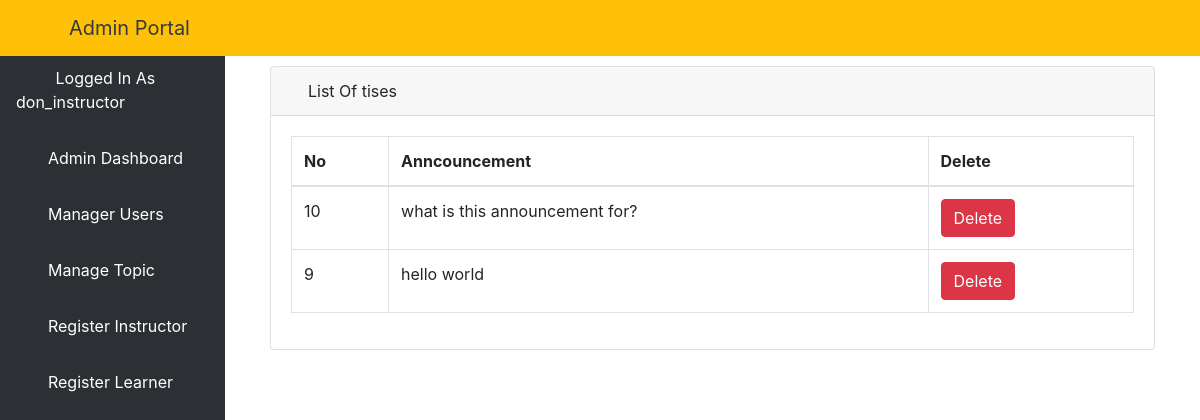
/alistalltise/ (signed in), run on the app's committed database.
### elearn/models.py (models this page shows, shortened)
class User(AbstractUser):
    is_learner = models.BooleanField(default=False)
    is_instructor = models.BooleanField(default=False)
    is_admin = models.BooleanField(default=False)

class Announcement(models.Model):
    user = models.ForeignKey(User, on_delete=models.CASCADE)
    content = models.TextField()
    posted_at = models.DateTimeField(auto_now=True, null=True)

### elearn/views.py (the view)
# urls.py: path('alistalltise/', views.ListAllTise.as_view(), name='alistalltise'),
class ListAllTise(LoginRequiredMixin, ListView):
    model = Announcement
    template_name = 'dashboard/admin/list_tises.html'
    context_object_name = 'tises1'
    paginated_by = 10
    def get_queryset(self):
        return Announcement.objects.order_by('-id')

### elearn/templates/dashboard/admin/list_tises.html (shortened to what this page needs)
{% extends 'dashboard/admin/base.html' %}
{% block body %}
    <div class="container-fluid">
        <div class="row">
            <div class="col-12 mb-3">
                <div class="col-12 mb-3">
                    <div id="content-wrapper">
                        <div class="container-fluid">
                            <div class="card mb-3">
                                <div class="card-header">
                                    <i class="fas fa-table"></i>
                                    List Of tises
                                </div>
                                <div class="card-body">
                                    <div class="table-responsive">
                                        <table class="table table-bordered" id="dataTable" width="100%" cellspacing="0">
                                            <thead>
                                            <tr>
                                                <th>No</th>
                                                <th>Anncouncement</th>
                                                <th>Delete</th>
                                            </tr>
                                            </thead>
                                            <tbody>
                                            {% if tises1 %}
                                                {% for tise1 in tises1 %}
                                                    <tr>
                                                        <td>{{ tise1.id }}</td>
                                                        <td>{{ tise1.content }}</td>
                                                        <td>
                                                            <a href="{% url 'adpost' tise1.pk %}">
                                                                <button type="button" class="btn btn-danger"> Delete
                                                                </button>
                                                            </a></td>
                                                    </tr>
                                                {% endfor %}
                                            {% endif %}
                                            </tbody>
                                        </table>
                                    </div>
                                </div>
                            </div>
                        </div>
                    </div>
                </div>
            </div>
        </div>
    </div>
{% endblock %}

### elearn/templates/dashboard/admin/base.html (shortened to what this page needs)
<!DOCTYPE html>
<html lang="en">
<head>
    {% load static %}
    <link href="{% static 'vendor/fontawesome-free/css/all.min.css' %}" rel="stylesheet" type="text/css">
    <link href="{% static 'vendor/datatables/dataTables.bootstrap4.css' %}" rel="stylesheet">
    <link href="{% static 'css/sb-admin.css' %}" rel="stylesheet">
</head>
<body id="page-top">
<nav class="navbar navbar-expand navbar-dark bg-warning fixed-top">
    <button class="btn btn-link btn-sm text-dark order-1 order-sm-0" id="sidebarToggle" href="#">
        <i class="fas fa-bars"></i>
    </button>
    <a class="navbar-brand ml-4 text-dark" href="{% url 'dashboard' %}">Admin Portal</a>
    <ul class="navbar-nav ml-auto ml-md-0">
        <li class="nav-item dropdown no-arrow">
            <a class="nav-link dropdown-toggle" href="#" id="userDropdown" role="button" data-toggle="dropdown"
               aria-haspopup="true" aria-expanded="false">
                <i class="fas fa-user-circle fa-fw text-dark mr-3"></i>
            </a>
        </li>
    </ul>
</nav>
<div id="wrapper" style="padding-top: 50px;">
    <ul class="sidebar navbar-nav">
         <li class="nav-item active">
            <a class="nav-link" href="{% url 'dashboard' %}">
                <i class="fas fa-user-circle fa-fw text-warning"></i>
                <span>Logged In As {{ user.username }}</span>
            </a>
        </li>
        <li class="nav-item active">
            <a class="nav-link" href="{% url 'dashboard' %}">
                <i class="fa fa-home" aria-hidden="true"></i>
                <span>Admin Dashboard</span>
            </a>
        </li>
        <li class="nav-item">
            <a class="nav-link" href="{% url 'aluser' %}">
                <i class="fas fa-users"></i>
                <span style="color: white">Manager Users</span>
            </a>
        </li>
        <li class="nav-item dropdown no-arrow">
            <a class="nav-link dropdown-toggle" data-toggle="dropdown" aria-haspopup="true" aria-expanded="false"
               href="">
                <i class="fas fa-bell"></i>
                <span style="color: white">Manage Topic</span>
            </a>
        </li>
        <li class="nav-item">
            <a class="nav-link" href="{% url 'isign' %}">
                <i class="fas fa-chalkboard-teacher"></i>
                <span style="color: white">Register Instructor</span>
            </a>
        </li>
        <li class="nav-item">
            <a class="nav-link" href="{% url 'addlearner' %}">
                <i class="fas fa-user-graduate"></i>
                <span style="color: white">Register Learner</span>
            </a>
        </li>
    </ul>
    {% block body %}{% endblock %}
</div>

### data on the page
User: username "don_instructor"
Announcement: id "10", content "what is this announcement for?"
Announcement: id "9", content "hello world"
